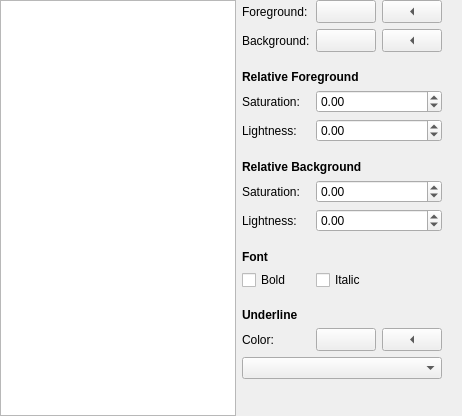
<?xml version="1.0" encoding="UTF-8"?>
<ui version="4.0">
 <class>TextEditor::Internal::ColorSchemeEdit</class>
 <widget class="QWidget" name="TextEditor::Internal::ColorSchemeEdit">
  <property name="geometry">
   <rect>
    <x>0</x>
    <y>0</y>
    <width>462</width>
    <height>416</height>
   </rect>
  </property>
  <layout class="QHBoxLayout" name="horizontalLayout">
   <property name="leftMargin">
    <number>0</number>
   </property>
   <property name="topMargin">
    <number>0</number>
   </property>
   <property name="rightMargin">
    <number>0</number>
   </property>
   <property name="bottomMargin">
    <number>0</number>
   </property>
   <item>
    <widget class="QListView" name="itemList">
     <property name="sizePolicy">
      <sizepolicy hsizetype="Expanding" vsizetype="Expanding">
       <horstretch>0</horstretch>
       <verstretch>0</verstretch>
      </sizepolicy>
     </property>
     <property name="selectionMode">
      <enum>QAbstractItemView::ExtendedSelection</enum>
     </property>
     <property name="uniformItemSizes">
      <bool>true</bool>
     </property>
    </widget>
   </item>
   <item>
    <widget class="QScrollArea" name="detailsScrollArea">
     <property name="sizePolicy">
      <sizepolicy hsizetype="Fixed" vsizetype="Expanding">
       <horstretch>0</horstretch>
       <verstretch>0</verstretch>
      </sizepolicy>
     </property>
     <property name="frameShape">
      <enum>QFrame::NoFrame</enum>
     </property>
     <property name="frameShadow">
      <enum>QFrame::Plain</enum>
     </property>
     <property name="horizontalScrollBarPolicy">
      <enum>Qt::ScrollBarAlwaysOff</enum>
     </property>
     <property name="sizeAdjustPolicy">
      <enum>QAbstractScrollArea::AdjustToContents</enum>
     </property>
     <widget class="QWidget" name="scrollAreaWidgetContents">
      <property name="geometry">
       <rect>
        <x>0</x>
        <y>0</y>
        <width>212</width>
        <height>390</height>
       </rect>
      </property>
      <layout class="QGridLayout" name="gridLayout" columnstretch="1,0,0">
       <property name="sizeConstraint">
        <enum>QLayout::SetFixedSize</enum>
       </property>
       <property name="leftMargin">
        <number>0</number>
       </property>
       <property name="topMargin">
        <number>0</number>
       </property>
       <property name="rightMargin">
        <number>20</number>
       </property>
       <property name="bottomMargin">
        <number>0</number>
       </property>
       <property name="verticalSpacing">
        <number>0</number>
       </property>
       <item row="5" column="0" colspan="3">
        <widget class="QLabel" name="relativeForegroundHeadline">
         <property name="font">
          <font>
           <weight>75</weight>
           <bold>true</bold>
          </font>
         </property>
         <property name="text">
          <string>Relative Foreground</string>
         </property>
        </widget>
       </item>
       <item row="0" column="0">
        <widget class="QLabel" name="foregroundLabel">
         <property name="sizePolicy">
          <sizepolicy hsizetype="Fixed" vsizetype="Preferred">
           <horstretch>0</horstretch>
           <verstretch>0</verstretch>
          </sizepolicy>
         </property>
         <property name="text">
          <string>Foreground:</string>
         </property>
         <property name="buddy">
          <cstring>foregroundToolButton</cstring>
         </property>
        </widget>
       </item>
       <item row="10" column="0" colspan="3">
        <widget class="QWidget" name="relativeForegroundSpacer3" native="true">
         <property name="sizePolicy">
          <sizepolicy hsizetype="Preferred" vsizetype="Fixed">
           <horstretch>0</horstretch>
           <verstretch>0</verstretch>
          </sizepolicy>
         </property>
         <property name="minimumSize">
          <size>
           <width>0</width>
           <height>18</height>
          </size>
         </property>
         <property name="maximumSize">
          <size>
           <width>16777215</width>
           <height>18</height>
          </size>
         </property>
        </widget>
       </item>
       <item row="9" column="0">
        <widget class="QLabel" name="foregroundLightnessLabel">
         <property name="sizePolicy">
          <sizepolicy hsizetype="Preferred" vsizetype="Preferred">
           <horstretch>0</horstretch>
           <verstretch>0</verstretch>
          </sizepolicy>
         </property>
         <property name="text">
          <string>Lightness:</string>
         </property>
        </widget>
       </item>
       <item row="0" column="1">
        <widget class="QToolButton" name="foregroundToolButton">
         <property name="sizePolicy">
          <sizepolicy hsizetype="Preferred" vsizetype="Fixed">
           <horstretch>0</horstretch>
           <verstretch>0</verstretch>
          </sizepolicy>
         </property>
         <property name="text">
          <string/>
         </property>
        </widget>
       </item>
       <item row="26" column="0" colspan="3">
        <spacer name="spacer">
         <property name="orientation">
          <enum>Qt::Vertical</enum>
         </property>
         <property name="sizeHint" stdset="0">
          <size>
           <width>200</width>
           <height>0</height>
          </size>
         </property>
        </spacer>
       </item>
       <item row="3" column="2">
        <widget class="QToolButton" name="eraseBackgroundToolButton">
         <property name="sizePolicy">
          <sizepolicy hsizetype="Preferred" vsizetype="Fixed">
           <horstretch>0</horstretch>
           <verstretch>0</verstretch>
          </sizepolicy>
         </property>
         <property name="toolTip">
          <string>Erase background.</string>
         </property>
         <property name="text">
          <string>x</string>
         </property>
         <property name="arrowType">
          <enum>Qt::LeftArrow</enum>
         </property>
        </widget>
       </item>
       <item row="14" column="0" colspan="3">
        <widget class="QWidget" name="relativeBackgroundSpacer2" native="true">
         <property name="sizePolicy">
          <sizepolicy hsizetype="Preferred" vsizetype="Fixed">
           <horstretch>0</horstretch>
           <verstretch>0</verstretch>
          </sizepolicy>
         </property>
         <property name="minimumSize">
          <size>
           <width>0</width>
           <height>6</height>
          </size>
         </property>
         <property name="maximumSize">
          <size>
           <width>16777215</width>
           <height>6</height>
          </size>
         </property>
        </widget>
       </item>
       <item row="7" column="1" colspan="2">
        <widget class="QDoubleSpinBox" name="foregroundSaturationSpinBox">
         <property name="minimum">
          <double>-1.000000000000000</double>
         </property>
         <property name="maximum">
          <double>1.000000000000000</double>
         </property>
         <property name="singleStep">
          <double>0.050000000000000</double>
         </property>
        </widget>
       </item>
       <item row="15" column="0">
        <widget class="QLabel" name="backgroundLightnessLabel">
         <property name="sizePolicy">
          <sizepolicy hsizetype="Preferred" vsizetype="Preferred">
           <horstretch>0</horstretch>
           <verstretch>0</verstretch>
          </sizepolicy>
         </property>
         <property name="text">
          <string>Lightness:</string>
         </property>
        </widget>
       </item>
       <item row="0" column="2">
        <widget class="QToolButton" name="eraseForegroundToolButton">
         <property name="sizePolicy">
          <sizepolicy hsizetype="Preferred" vsizetype="Fixed">
           <horstretch>0</horstretch>
           <verstretch>0</verstretch>
          </sizepolicy>
         </property>
         <property name="toolTip">
          <string>Erase foreground.</string>
         </property>
         <property name="text">
          <string>x</string>
         </property>
         <property name="arrowType">
          <enum>Qt::LeftArrow</enum>
         </property>
        </widget>
       </item>
       <item row="13" column="0">
        <widget class="QLabel" name="backgroundSaturationLabel">
         <property name="sizePolicy">
          <sizepolicy hsizetype="Preferred" vsizetype="Preferred">
           <horstretch>0</horstretch>
           <verstretch>0</verstretch>
          </sizepolicy>
         </property>
         <property name="text">
          <string>Saturation:</string>
         </property>
        </widget>
       </item>
       <item row="19" column="1" colspan="2">
        <widget class="QCheckBox" name="italicCheckBox">
         <property name="text">
          <string>Italic</string>
         </property>
        </widget>
       </item>
       <item row="9" column="1" colspan="2">
        <widget class="QDoubleSpinBox" name="foregroundLightnessSpinBox">
         <property name="minimum">
          <double>-1.000000000000000</double>
         </property>
         <property name="maximum">
          <double>1.000000000000000</double>
         </property>
         <property name="singleStep">
          <double>0.050000000000000</double>
         </property>
        </widget>
       </item>
       <item row="6" column="0" colspan="3">
        <widget class="QWidget" name="relativeForegroundSpacer1" native="true">
         <property name="sizePolicy">
          <sizepolicy hsizetype="Preferred" vsizetype="Fixed">
           <horstretch>0</horstretch>
           <verstretch>0</verstretch>
          </sizepolicy>
         </property>
         <property name="minimumSize">
          <size>
           <width>0</width>
           <height>6</height>
          </size>
         </property>
         <property name="maximumSize">
          <size>
           <width>16777215</width>
           <height>6</height>
          </size>
         </property>
        </widget>
       </item>
       <item row="13" column="1" colspan="2">
        <widget class="QDoubleSpinBox" name="backgroundSaturationSpinBox">
         <property name="minimum">
          <double>-1.000000000000000</double>
         </property>
         <property name="maximum">
          <double>1.000000000000000</double>
         </property>
         <property name="singleStep">
          <double>0.050000000000000</double>
         </property>
        </widget>
       </item>
       <item row="3" column="0">
        <widget class="QLabel" name="backgroundLabel">
         <property name="sizePolicy">
          <sizepolicy hsizetype="Fixed" vsizetype="Preferred">
           <horstretch>0</horstretch>
           <verstretch>0</verstretch>
          </sizepolicy>
         </property>
         <property name="text">
          <string>Background:</string>
         </property>
         <property name="buddy">
          <cstring>backgroundToolButton</cstring>
         </property>
        </widget>
       </item>
       <item row="4" column="0" colspan="3">
        <widget class="QWidget" name="backgroundSpacer" native="true">
         <property name="sizePolicy">
          <sizepolicy hsizetype="Preferred" vsizetype="Fixed">
           <horstretch>0</horstretch>
           <verstretch>0</verstretch>
          </sizepolicy>
         </property>
         <property name="minimumSize">
          <size>
           <width>0</width>
           <height>18</height>
          </size>
         </property>
         <property name="maximumSize">
          <size>
           <width>16777215</width>
           <height>18</height>
          </size>
         </property>
        </widget>
       </item>
       <item row="17" column="0">
        <widget class="QLabel" name="fontHeadline">
         <property name="font">
          <font>
           <weight>75</weight>
           <bold>true</bold>
          </font>
         </property>
         <property name="text">
          <string>Font</string>
         </property>
        </widget>
       </item>
       <item row="7" column="0">
        <widget class="QLabel" name="foregroundSaturationLabel">
         <property name="sizePolicy">
          <sizepolicy hsizetype="Preferred" vsizetype="Preferred">
           <horstretch>0</horstretch>
           <verstretch>0</verstretch>
          </sizepolicy>
         </property>
         <property name="text">
          <string>Saturation:</string>
         </property>
        </widget>
       </item>
       <item row="19" column="0">
        <widget class="QCheckBox" name="boldCheckBox">
         <property name="text">
          <string>Bold</string>
         </property>
        </widget>
       </item>
       <item row="18" column="0" colspan="3">
        <widget class="QWidget" name="fontSpacer1" native="true">
         <property name="sizePolicy">
          <sizepolicy hsizetype="Preferred" vsizetype="Fixed">
           <horstretch>0</horstretch>
           <verstretch>0</verstretch>
          </sizepolicy>
         </property>
         <property name="minimumSize">
          <size>
           <width>0</width>
           <height>6</height>
          </size>
         </property>
         <property name="maximumSize">
          <size>
           <width>16777215</width>
           <height>6</height>
          </size>
         </property>
        </widget>
       </item>
       <item row="12" column="0" colspan="3">
        <widget class="QWidget" name="relativeBackgroundSpacer1" native="true">
         <property name="sizePolicy">
          <sizepolicy hsizetype="Preferred" vsizetype="Fixed">
           <horstretch>0</horstretch>
           <verstretch>0</verstretch>
          </sizepolicy>
         </property>
         <property name="minimumSize">
          <size>
           <width>0</width>
           <height>6</height>
          </size>
         </property>
         <property name="maximumSize">
          <size>
           <width>16777215</width>
           <height>6</height>
          </size>
         </property>
        </widget>
       </item>
       <item row="16" column="0" colspan="3">
        <widget class="QWidget" name="relativeBackgroundSpacer3" native="true">
         <property name="sizePolicy">
          <sizepolicy hsizetype="Preferred" vsizetype="Fixed">
           <horstretch>0</horstretch>
           <verstretch>0</verstretch>
          </sizepolicy>
         </property>
         <property name="minimumSize">
          <size>
           <width>0</width>
           <height>18</height>
          </size>
         </property>
         <property name="maximumSize">
          <size>
           <width>16777215</width>
           <height>18</height>
          </size>
         </property>
        </widget>
       </item>
       <item row="24" column="0" colspan="3">
        <widget class="QWidget" name="underlineSpacer2" native="true">
         <property name="sizePolicy">
          <sizepolicy hsizetype="Preferred" vsizetype="Fixed">
           <horstretch>0</horstretch>
           <verstretch>0</verstretch>
          </sizepolicy>
         </property>
         <property name="minimumSize">
          <size>
           <width>0</width>
           <height>6</height>
          </size>
         </property>
         <property name="maximumSize">
          <size>
           <width>16777215</width>
           <height>6</height>
          </size>
         </property>
        </widget>
       </item>
       <item row="22" column="0" colspan="3">
        <widget class="QWidget" name="underlineSpacer1" native="true">
         <property name="sizePolicy">
          <sizepolicy hsizetype="Preferred" vsizetype="Fixed">
           <horstretch>0</horstretch>
           <verstretch>0</verstretch>
          </sizepolicy>
         </property>
         <property name="minimumSize">
          <size>
           <width>0</width>
           <height>6</height>
          </size>
         </property>
         <property name="maximumSize">
          <size>
           <width>16777215</width>
           <height>6</height>
          </size>
         </property>
        </widget>
       </item>
       <item row="23" column="1">
        <widget class="QToolButton" name="underlineColorToolButton">
         <property name="sizePolicy">
          <sizepolicy hsizetype="Preferred" vsizetype="Fixed">
           <horstretch>0</horstretch>
           <verstretch>0</verstretch>
          </sizepolicy>
         </property>
         <property name="text">
          <string/>
         </property>
        </widget>
       </item>
       <item row="21" column="0">
        <widget class="QLabel" name="underlineHeadline">
         <property name="font">
          <font>
           <weight>75</weight>
           <bold>true</bold>
          </font>
         </property>
         <property name="text">
          <string>Underline</string>
         </property>
        </widget>
       </item>
       <item row="23" column="0">
        <widget class="QLabel" name="underlineLabel">
         <property name="sizePolicy">
          <sizepolicy hsizetype="Fixed" vsizetype="Preferred">
           <horstretch>0</horstretch>
           <verstretch>0</verstretch>
          </sizepolicy>
         </property>
         <property name="text">
          <string>Color:</string>
         </property>
         <property name="buddy">
          <cstring>backgroundToolButton</cstring>
         </property>
        </widget>
       </item>
       <item row="11" column="0" colspan="3">
        <widget class="QLabel" name="relativeBackgroundHeadline">
         <property name="font">
          <font>
           <weight>75</weight>
           <bold>true</bold>
          </font>
         </property>
         <property name="text">
          <string>Relative Background</string>
         </property>
        </widget>
       </item>
       <item row="20" column="0" colspan="3">
        <widget class="QWidget" name="fontSpacer2" native="true">
         <property name="sizePolicy">
          <sizepolicy hsizetype="Preferred" vsizetype="Fixed">
           <horstretch>0</horstretch>
           <verstretch>0</verstretch>
          </sizepolicy>
         </property>
         <property name="minimumSize">
          <size>
           <width>0</width>
           <height>18</height>
          </size>
         </property>
         <property name="maximumSize">
          <size>
           <width>16777215</width>
           <height>18</height>
          </size>
         </property>
        </widget>
       </item>
       <item row="15" column="1" colspan="2">
        <widget class="QDoubleSpinBox" name="backgroundLightnessSpinBox">
         <property name="minimum">
          <double>-1.000000000000000</double>
         </property>
         <property name="maximum">
          <double>1.000000000000000</double>
         </property>
         <property name="singleStep">
          <double>0.050000000000000</double>
         </property>
        </widget>
       </item>
       <item row="3" column="1">
        <widget class="QToolButton" name="backgroundToolButton">
         <property name="sizePolicy">
          <sizepolicy hsizetype="Preferred" vsizetype="Fixed">
           <horstretch>0</horstretch>
           <verstretch>0</verstretch>
          </sizepolicy>
         </property>
         <property name="text">
          <string/>
         </property>
        </widget>
       </item>
       <item row="23" column="2">
        <widget class="QToolButton" name="eraseUnderlineColorToolButton">
         <property name="sizePolicy">
          <sizepolicy hsizetype="Preferred" vsizetype="Fixed">
           <horstretch>0</horstretch>
           <verstretch>0</verstretch>
          </sizepolicy>
         </property>
         <property name="toolTip">
          <string>Erase background.</string>
         </property>
         <property name="text">
          <string>x</string>
         </property>
         <property name="arrowType">
          <enum>Qt::LeftArrow</enum>
         </property>
        </widget>
       </item>
       <item row="25" column="0" colspan="3">
        <widget class="QComboBox" name="underlineComboBox"/>
       </item>
       <item row="8" column="0" colspan="3">
        <widget class="QWidget" name="relativeForegroundSpacer2" native="true">
         <property name="sizePolicy">
          <sizepolicy hsizetype="Preferred" vsizetype="Fixed">
           <horstretch>0</horstretch>
           <verstretch>0</verstretch>
          </sizepolicy>
         </property>
         <property name="minimumSize">
          <size>
           <width>0</width>
           <height>6</height>
          </size>
         </property>
         <property name="maximumSize">
          <size>
           <width>16777215</width>
           <height>6</height>
          </size>
         </property>
        </widget>
       </item>
       <item row="2" column="0" colspan="3">
        <widget class="QWidget" name="foregroundSpacer" native="true">
         <property name="sizePolicy">
          <sizepolicy hsizetype="Preferred" vsizetype="Fixed">
           <horstretch>0</horstretch>
           <verstretch>0</verstretch>
          </sizepolicy>
         </property>
         <property name="minimumSize">
          <size>
           <width>0</width>
           <height>6</height>
          </size>
         </property>
         <property name="maximumSize">
          <size>
           <width>16777215</width>
           <height>6</height>
          </size>
         </property>
        </widget>
       </item>
      </layout>
     </widget>
    </widget>
   </item>
  </layout>
 </widget>
 <tabstops>
  <tabstop>itemList</tabstop>
  <tabstop>foregroundToolButton</tabstop>
  <tabstop>eraseForegroundToolButton</tabstop>
  <tabstop>backgroundToolButton</tabstop>
  <tabstop>eraseBackgroundToolButton</tabstop>
  <tabstop>boldCheckBox</tabstop>
  <tabstop>italicCheckBox</tabstop>
  <tabstop>underlineColorToolButton</tabstop>
  <tabstop>eraseUnderlineColorToolButton</tabstop>
  <tabstop>underlineComboBox</tabstop>
 </tabstops>
 <resources/>
 <connections/>
</ui>
